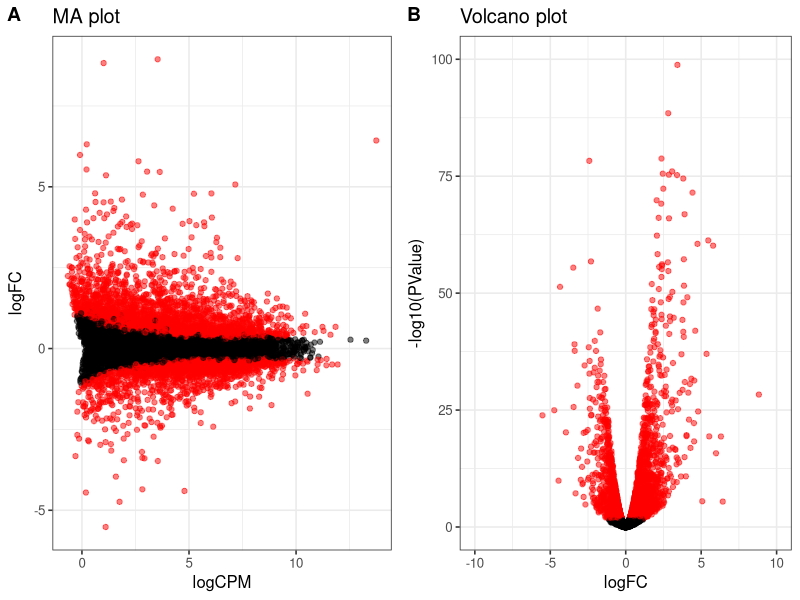

Generate this figure with R:
## ---- chunk 1
library("knitr")
opts_chunk$set(fig.align = "center", fig.width = 10)
## ---- chunk 2
library("edgeR")
library("ggplot2")
library("cowplot")
theme_set(theme_bw(base_size = 12))
## ---- chunk 3
counts <- read.table("../../data/mouse/counts-matrix-filtered.txt",
                     header = TRUE)
dim(counts)
head(counts)
## ---- chunk 4
anno <- read.table("../../data/mouse/annotation.txt", header = TRUE)
stopifnot(nrow(anno) == ncol(counts))
anno
## ---- chunk 5
expr <- DGEList(counts = counts, group = anno$treatment,
                genes = rownames(counts))
## ---- chunk 6
expr <- calcNormFactors(expr)
## ---- chunk 7
expr <- estimateCommonDisp(expr)
expr <- estimateTagwiseDisp(expr)
## ---- chunk 8
de_test <- exactTest(expr)
topTags(de_test)
de_results <- topTags(de_test, n = nrow(counts), sort.by = "none")
de_results <- as.data.frame(de_results)
rownames(de_results) <- de_results$genes
de_results[["genes"]] <- NULL
fdr_cutoff <- 0.05
de_results$de <- de_results$FDR < fdr_cutoff
## ---- chunk 9
write.table(de_results, file = "../../data/mouse/de-results.txt",
            quote = FALSE, sep = "\t", col.names = NA)
## ---- chunk 10
ma_plot <- ggplot(de_results, aes(x = logCPM, y = logFC, color = de)) +
  geom_point(alpha = 0.5) +
  scale_color_manual(values = c("black", "red")) +
  theme(legend.position = "none") +
  labs(title = "MA plot")
volcano_plot <- ma_plot %+% aes(x = logFC, y = -log10(PValue)) +
  xlim(-10, 10) + ylim(0, 100) +
  labs(title = "Volcano plot")
plot_grid(ma_plot, volcano_plot, labels = LETTERS[1:2])
## ---- chunk 11
sessionInfo()
